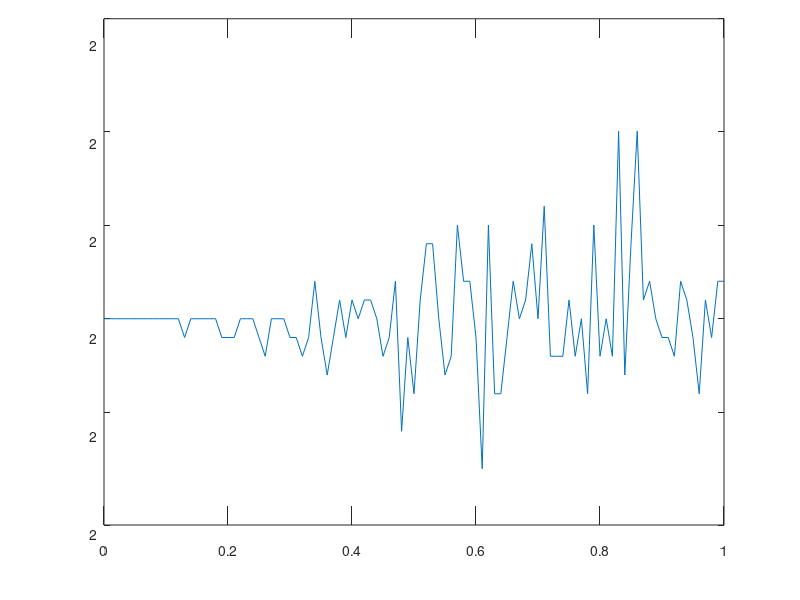

Source code (MATLAB):
clc; clear;
f=@(r) r^2;

eps=1e-5;
df=@(r) (f(r+eps)-f(r-eps))/2/eps;
d2f=@(r) (f(r+eps)+f(r-eps)-2*f(r))/eps/eps;

z=1; L=2;
fth=@(th) ((L-z)*tan(th)).^2;
dfth=@(th) (fth(th+eps)-fth(th-eps))/2/eps*cos(th)^2/(L-z);
% d2fth=@(th) -2*sin(th)*cos(th)/(L-z)*(fth(th+eps)-fth(th-eps))/2/eps*cos(th)^2/(L-z)+(cos(th)^2/(L-z))^2*(fth(th+eps)+fth(th-eps)-2*fth(th))/eps/eps;
d2fth=@(th) cos(th)^2/(L-z)*(-2*sin(th)*cos(th)/(L-z)*(fth(th+eps)-fth(th-eps))/2/eps+cos(th)^2/(L-z)*(fth(th+eps)+fth(th-eps)-2*fth(th))/eps/eps);


% d2fth=

tha=[0:0.01:1];
va=tha*0;
for i=1:length(tha)
    va(i)=d2fth(tha(i));
end
%
plot(tha,va)